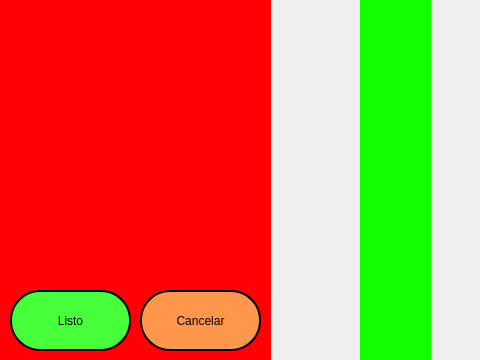
<?xml version="1.0" encoding="UTF-8"?>
<ui version="4.0">
 <class>Dialog</class>
 <widget class="QDialog" name="Dialog">
  <property name="geometry">
   <rect>
    <x>0</x>
    <y>0</y>
    <width>480</width>
    <height>360</height>
   </rect>
  </property>
  <property name="windowTitle">
   <string>Editar Linea</string>
  </property>
  <property name="styleSheet">
   <string notr="true"/>
  </property>
  <widget class="QPushButton" name="btn_meta_lista">
   <property name="geometry">
    <rect>
     <x>10</x>
     <y>290</y>
     <width>121</width>
     <height>61</height>
    </rect>
   </property>
   <property name="cursor">
    <cursorShape>OpenHandCursor</cursorShape>
   </property>
   <property name="styleSheet">
    <string notr="true">QPushButton{
	
	background-color: rgb(71, 255, 58);
	border-radius: 30px; 
	border: 2px solid #000;
	font: bold 9pt &quot;AcadEref&quot;;
}

QPushButton:hover{
	
	background-color: rgb(65, 153, 59);
}</string>
   </property>
   <property name="text">
    <string>Listo</string>
   </property>
  </widget>
  <widget class="QPushButton" name="btn_cancelar_linea">
   <property name="geometry">
    <rect>
     <x>140</x>
     <y>290</y>
     <width>121</width>
     <height>61</height>
    </rect>
   </property>
   <property name="cursor">
    <cursorShape>OpenHandCursor</cursorShape>
   </property>
   <property name="styleSheet">
    <string notr="true">QPushButton{
	
	background-color: rgb(255, 151, 76);
	border-radius: 30px; 
	border: 2px solid #000;
	font: bold 9pt &quot;AcadEref&quot;;
}

QPushButton:hover{
	
	background-color: rgb(153, 48, 38);
}</string>
   </property>
   <property name="text">
    <string>Cancelar</string>
   </property>
  </widget>
  <widget class="QLabel" name="fondo_linea_meta">
   <property name="geometry">
    <rect>
     <x>0</x>
     <y>0</y>
     <width>480</width>
     <height>360</height>
    </rect>
   </property>
   <property name="text">
    <string/>
   </property>
  </widget>
  <widget class="QLabel" name="label_rojo">
   <property name="geometry">
    <rect>
     <x>0</x>
     <y>0</y>
     <width>271</width>
     <height>361</height>
    </rect>
   </property>
   <property name="styleSheet">
    <string notr="true">background-color: rgb(255, 0, 4);</string>
   </property>
   <property name="text">
    <string/>
   </property>
  </widget>
  <widget class="QLabel" name="label_verde">
   <property name="geometry">
    <rect>
     <x>360</x>
     <y>0</y>
     <width>71</width>
     <height>361</height>
    </rect>
   </property>
   <property name="styleSheet">
    <string notr="true">background-color: rgb(17, 255, 0);</string>
   </property>
   <property name="text">
    <string/>
   </property>
  </widget>
  <zorder>fondo_linea_meta</zorder>
  <zorder>label_rojo</zorder>
  <zorder>btn_meta_lista</zorder>
  <zorder>btn_cancelar_linea</zorder>
  <zorder>label_verde</zorder>
 </widget>
 <resources/>
 <connections/>
</ui>
